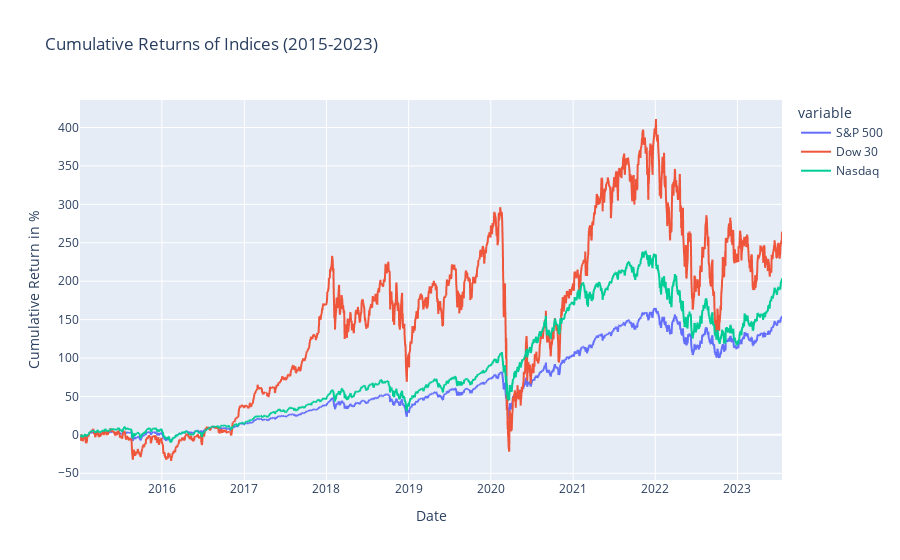

Notebook code cell kept with this figure:
### Code cell
indices_rets = indices.pct_change()
indices_cumrets = indices_rets.add(1).cumprod().sub(1)*100

fig = px.line(indices_cumrets, x=indices_cumrets.index, y=indices_cumrets.columns, title='Cumulative Returns of Indices (2015-2023)')
fig.update_xaxes(title_text='Date')
fig.update_yaxes(title_text='Cumulative Return in %')
fig.show()

### Figure 1 — Plotly figure (JSON) as saved in the notebook; plotly's stock layout.template omitted (floating-point values rounded to 4 significant figures; data arrays with more than 128 entries replaced by an {"elided": "..."} marker saying what was removed)
{"data": [{"hovertemplate": "variable=S&P 500<br>Date=%{x}<br>value=%{y}<extra></extra>", "legendgroup": "S&P 500", "line": {"color": "#636efa", "dash": "solid"}, "marker": {"symbol": "circle"}, "mode": "lines", "name": "S&P 500", "showlegend": true, "type": "scattergl", "x": {"elided": "2149 str values"}, "xaxis": "x", "y": {"elided": "2149 float values"}, "yaxis": "y"}, {"hovertemplate": "variable=Dow 30<br>Date=%{x}<br>value=%{y}<extra></extra>", "legendgroup": "Dow 30", "line": {"color": "#EF553B", "dash": "solid"}, "marker": {"symbol": "circle"}, "mode": "lines", "name": "Dow 30", "showlegend": true, "type": "scattergl", "x": {"elided": "2149 str values"}, "xaxis": "x", "y": {"elided": "2149 float values"}, "yaxis": "y"}, {"hovertemplate": "variable=Nasdaq<br>Date=%{x}<br>value=%{y}<extra></extra>", "legendgroup": "Nasdaq", "line": {"color": "#00cc96", "dash": "solid"}, "marker": {"symbol": "circle"}, "mode": "lines", "name": "Nasdaq", "showlegend": true, "type": "scattergl", "x": {"elided": "2149 str values"}, "xaxis": "x", "y": {"elided": "2149 float values"}, "yaxis": "y"}], "layout": {"legend": {"title": {"text": "variable"}, "tracegroupgap": 0}, "title": {"text": "Cumulative Returns of Indices (2015-2023)"}, "xaxis": {"anchor": "y", "domain": [0, 1], "title": {"text": "Date"}}, "yaxis": {"anchor": "x", "domain": [0, 1], "title": {"text": "Cumulative Return in %"}}}}
